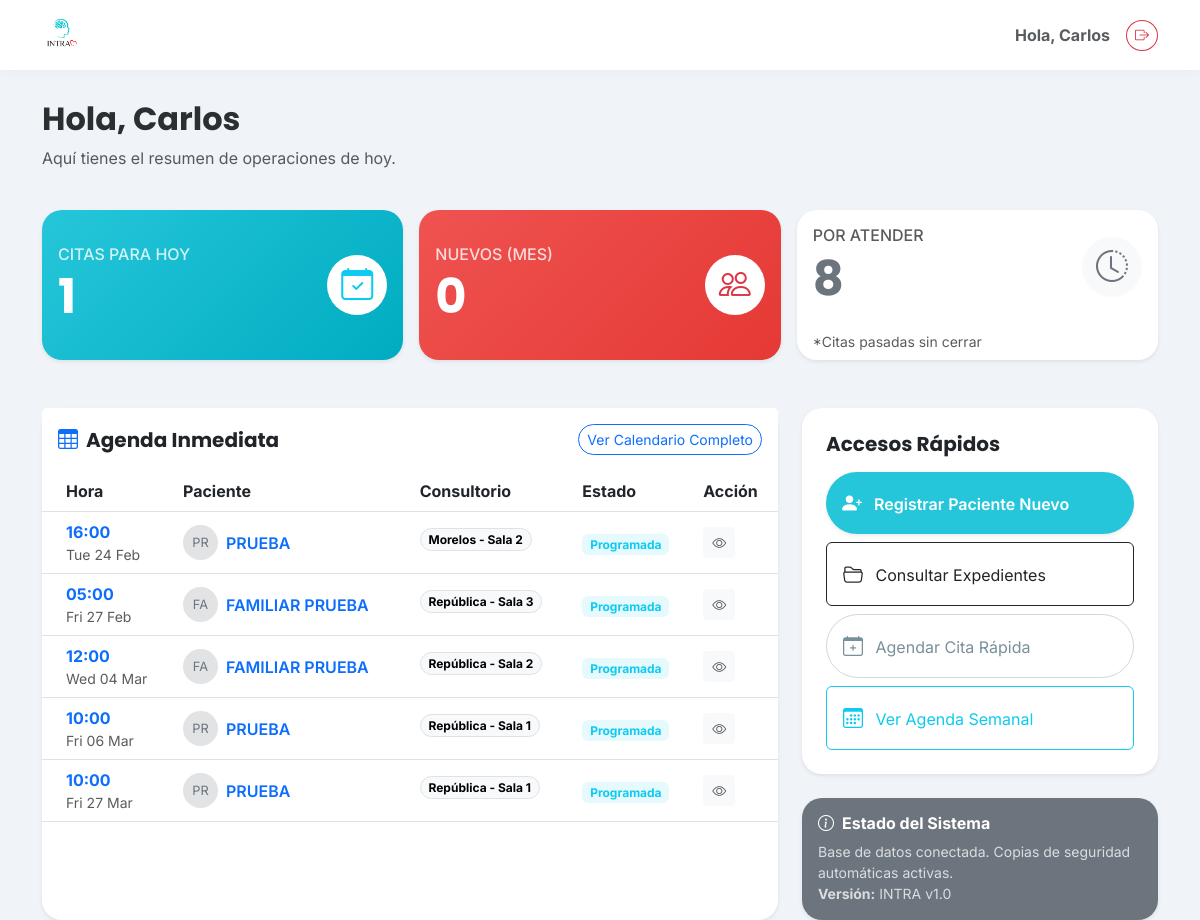
The app's page / (signed in) with its own data.
### clinica/models.py (models this page shows, shortened)
class Cita(models.Model):
    ESTATUS_CHOICES = [
        ('programada', 'Programada'),
        ('asistio', 'Asistió'),
        ('cancelada', 'Cancelada'),
        ('no_asistio', 'No Asistió'),
    ]
    PAGO_CHOICES = [
        ('Efectivo', 'Efectivo'),
        ('Transferencia', 'Transferencia'),
        ('Terminal', 'Terminal'),
        ('Pase', 'Pase'),
        ('Gratuito', 'Gratuito'),
        ('Pendiente', 'Pendiente'),
    ]
    paciente = models.ForeignKey(Paciente, on_delete=models.CASCADE, related_name='citas')
    fecha = models.DateField()
    hora = models.TimeField()
    division = models.ForeignKey(Division, on_delete=models.SET_NULL, null=True)
    consultorio = models.ForeignKey(Consultorio, on_delete=models.SET_NULL, null=True)
    servicio = models.ForeignKey(Servicio, on_delete=models.SET_NULL, null=True)
    terapeuta = models.ForeignKey(Terapeuta, on_delete=models.SET_NULL, null=True)
    costo = models.DecimalField(max_digits=10, decimal_places=2, null=True, blank=True)
    metodo_pago = models.CharField(max_length=50, null=True, blank=True)
    estatus = models.CharField(max_length=20, choices=ESTATUS_CHOICES, default='programada')
    folio_fiscal = models.CharField(max_length=100, blank=True, null=True)
    notas = models.TextField(blank=True, null=True)
    class Meta:
        verbose_name = "Cita"
        verbose_name_plural = "Citas"
        ordering = ['-fecha', '-hora']

class Paciente(models.Model):
    TIPO_CONTACTO_CHOICES = [
        ('propio', 'Propio'),
        ('madre', 'Madre'),
        ('padre', 'Padre'),
        ('pareja', 'Pareja'),
        ('otro', 'Otro'),
    ]
    SEXO_CHOICES = [
        ('Femenino', 'Femenino'),
        ('Masculino', 'Masculino'),
    ]
    usuario = models.OneToOneField(User, on_delete=models.SET_NULL, null=True, blank=True, related_name='perfil_paciente')
    nombre = models.CharField(max_length=200, verbose_name="Nombre Completo")
    fecha_nacimiento = models.DateField(verbose_name="Fecha de Nacimiento")
    nombre_normalizado = models.CharField(max_length=200, blank=True, editable=False)
    sexo = models.CharField(
        max_length=20,
        choices=SEXO_CHOICES,
        default='Femenino',
        verbose_name="Sexo"
    )
    telefono = models.CharField(max_length=20, verbose_name="Teléfono (WhatsApp)")
    identidad_contacto = models.CharField(max_length=20, choices=TIPO_CONTACTO_CHOICES, default='propio')
    servicio_inicial = models.ForeignKey('Servicio', on_delete=models.SET_NULL, null=True, verbose_name="Servicio Inicial")
    consentimiento_firmado = models.FileField(upload_to='documentos/', blank=True, null=True)
    estudio_socioeconomico = models.FileField(upload_to='documentos/', blank=True, null=True)
    apertura_expediente = models.FileField(upload_to='documentos/', blank=True, null=True)
    resumen_clinico = models.TextField(blank=True, null=True)
    pacientes_relacionados = models.ManyToManyField('self', blank=True, symmetrical=True)
    enlace_resultados = models.URLField(blank=True, null=True)
    fecha_registro = models.DateTimeField(auto_now_add=True)
    def __str__(self):
        return self.nombre
    class Meta:
        verbose_name = "Paciente"
        verbose_name_plural = "Pacientes"

class Consultorio(models.Model):
    nombre = models.CharField(max_length=100)
    def __str__(self):
        return self.nombre

### clinica/views.py (the view)
# urls.py: path('', clinica_views.home, name='home'),
@login_required
def home(request):
    if hasattr(request.user, 'perfil_terapeuta'):
        return redirect('portal_terapeuta')
    if hasattr(request.user, 'perfil_paciente'):
        return redirect('portal_paciente')
    from django.utils import timezone
    from .forms import CitaForm
    from .models import SolicitudCita # <-- Importamos la sala de espera por si acaso
    hoy = timezone.now().date()
    mes_actual = timezone.now().month
    solicitudes_pendientes = SolicitudCita.objects.filter(estado='pendiente').order_by('fecha_creacion')
    citas_hoy_count = Cita.objects.filter(fecha=hoy).count()
    pendientes_count = Cita.objects.filter(
        fecha__lte=hoy,
        estatus='programada'
    ).count()
    pacientes_nuevos = Paciente.objects.filter(
        fecha_registro__month=mes_actual
    ).count()
    proximas_citas = Cita.objects.filter(
        fecha__gte=hoy,
        estatus='programada'
    ).order_by('fecha', 'hora')[:5]
    return render(request, 'clinica/home.html', {
        'citas_hoy': citas_hoy_count,
        'pendientes': pendientes_count,
        'pacientes_nuevos': pacientes_nuevos,
        'proximas_citas': proximas_citas,
        'hoy': hoy,
        'form': CitaForm(),
        'solicitudes_pendientes': solicitudes_pendientes, # <--- AQUI YA ESTA INCLUIDO EN EL PAQUETE
    })

### clinica/models.py (called while the page is built)
    def __str__(self):
        return self.nombre

    def __str__(self):
        return self.nombre

    def __str__(self):
        return self.nombre

### clinica/templates/clinica/home.html (shortened to what this page needs)
{% extends 'clinica/base.html' %}
{% load static %}
{% block content %}
<div class="row mb-4 animate__animated animate__fadeIn">
    <div class="col-12">
        <h2 class="fw-bold text-secondary-emphasis">
            Hola, {{ user.username|title }}
        </h2>
        <p class="text-muted">Aquí tienes el resumen de operaciones de hoy.</p>
    </div>
</div>
<div class="row g-3 mb-5">
    <div class="col-md-4">
        <div class="card border-0 shadow-sm h-100" style="background: linear-gradient(135deg, #26C6DA 0%, #00ACC1 100%); color: white;">
            <div class="card-body d-flex align-items-center justify-content-between">
                <div>
                    <h6 class="text-uppercase mb-1" style="opacity: 0.8;">Citas para Hoy</h6>
                    <h1 class="fw-bold mb-0 display-5">{{ citas_hoy }}</h1>
                </div>
                <div class="stat-icon bg-white text-info rounded-circle d-flex align-items-center justify-content-center" style="width: 60px; height: 60px;">
                    <i class="bi bi-calendar-check fs-2"></i>
                </div>
            </div>
        </div>
    </div>
    <div class="col-md-4">
        <div class="card border-0 shadow-sm h-100" style="background: linear-gradient(135deg, #EF5350 0%, #E53935 100%); color: white;">
            <div class="card-body d-flex align-items-center justify-content-between">
                <div>
                    <h6 class="text-uppercase mb-1" style="opacity: 0.8;">Nuevos (Mes)</h6>
                    <h1 class="fw-bold mb-0 display-5">{{ pacientes_nuevos }}</h1>
                </div>
                <div class="stat-icon bg-white text-danger rounded-circle d-flex align-items-center justify-content-center" style="width: 60px; height: 60px;">
                    <i class="bi bi-people fs-2"></i>
                </div>
            </div>
        </div>
    </div>
    <div class="col-md-4">
        <div class="card border-0 shadow-sm h-100 bg-white">
            <div class="card-body d-flex align-items-center justify-content-between">
                <div>
                    <h6 class="text-uppercase mb-1 text-muted">Por Atender</h6>
                    <h1 class="fw-bold mb-0 display-5 text-secondary">{{ pendientes }}</h1>
                </div>
                <div class="stat-icon bg-light text-secondary rounded-circle d-flex align-items-center justify-content-center" style="width: 60px; height: 60px;">
                    <i class="bi bi-clock-history fs-2"></i>
                </div>
            </div>
            <div class="card-footer bg-transparent border-0 text-muted small">
                *Citas pasadas sin cerrar
            </div>
        </div>
    </div>
</div>
<div class="row g-4">
    <div class="col-lg-8">
        <div class="card shadow-sm border-0 h-100">
            <div class="card-header bg-white border-0 py-3 d-flex justify-content-between align-items-center">
                <h5 class="fw-bold mb-0"><i class="bi bi-table me-2 text-primary"></i>Agenda Inmediata</h5>
                <a href="{% url 'vista_calendario' %}" class="btn btn-sm btn-outline-primary rounded-pill">Ver Calendario Completo</a>
            </div>
            <div class="card-body p-0">
                <div class="table-responsive">
                    <table class="table table-hover align-middle mb-0">
                        <thead class="bg-light">
                            <tr>
                                <th class="ps-4">Hora</th>
                                <th>Paciente</th>
                                <th>Consultorio</th>
                                <th>Estado</th>
                                <th>Acción</th>
                            </tr>
                        </thead>
                        <tbody>
    {% for cita in proximas_citas %}
    <tr>
        <td class="ps-4">
            <div class="d-flex flex-column">
                <span class="fw-bold text-primary">{{ cita.hora|time:"H:i" }}</span>
                <span class="small text-muted">{{ cita.fecha|date:"D d M" }}</span>
            </div>
        </td>
        <td>
            <div class="d-flex align-items-center">
                <div class="avatar-initial rounded-circle bg-secondary-subtle text-secondary me-2 d-flex align-items-center justify-content-center" style="width: 35px; height: 35px; font-size: 0.8rem;">
                    {{ cita.paciente.nombre|slice:":2"|upper }}
                </div>
                <a href="{% url 'detalle_paciente' cita.paciente.id %}" class="text-decoration-none fw-semibold text-primary">
                    {{ cita.paciente.nombre }} {{ cita.paciente.apellido }}
                </a>
            </div>
        </td>
        <td>
            <span class="badge rounded-pill text-bg-light border text-truncate" style="max-width: 150px;">
                {{ cita.consultorio }}
            </span>
        </td>
        <td>
            {% if cita.estatus == 'programada' %}
                <span class="badge bg-info bg-opacity-10 text-info">Programada</span>
            {% else %}
                <span class="badge bg-secondary">{{ cita.estatus }}</span>
            {% endif %}
        </td>
        <td>
            <button class="btn btn-sm btn-light text-muted btn-ver-detalle"
                data-bs-toggle="modal"
                data-bs-target="#modalDetalleCita"
                data-paciente="{{ cita.paciente.nombre }} {{ cita.paciente.apellido }}"
                data-servicio="{{ cita.servicio }}"
                data-fecha="{{ cita.fecha|date:'l d F' }} a las {{ cita.hora|time:'H:i' }}"
                data-consultorio="{{ cita.consultorio }}"
                data-terapeuta="{{ cita.terapeuta }}"
                data-notas="{{ cita.notas|default:'Sin notas' }}"
                data-id="{{ cita.id }}">
                <i class="bi bi-eye"></i>
            </button>
        </td>
    </tr>
    {% endfor %}
</tbody>
                    </table>
                </div>
            </div>
        </div>
    </div>
    <div class="col-lg-4">
        <div class="card shadow-sm border-0 mb-4">
            <div class="card-body p-4">
                <h5 class="fw-bold mb-3">Accesos Rápidos</h5>
                <div class="d-grid gap-2">
                    <a href="{% url 'registrar_paciente' %}" class="btn btn-primary shadow-sm text-start p-3">
                        <i class="bi bi-person-plus-fill fs-5 me-2"></i> Registrar Paciente Nuevo
                    </a>
                    <a href="{% url 'lista_pacientes' %}" class="btn btn-outline-dark text-start p-3">
                        <i class="bi bi-folder2-open fs-5 me-2"></i> Consultar Expedientes
                    </a>
                    <button class="btn btn-outline-secondary text-start p-3" data-bs-toggle="modal" data-bs-target="#modalCita">
                        <i class="bi bi-calendar-plus fs-5 me-2"></i> Agendar Cita Rápida
                    </button>
                    <a href="{% url 'vista_calendario' %}" class="btn btn-outline-info text-start p-3">
                        <i class="bi bi-calendar3 fs-5 me-2"></i> Ver Agenda Semanal
                    </a>
                </div>
            </div>
        </div>
        <div class="card shadow-sm border-0 bg-secondary text-white">
            <div class="card-body">
                <h6 class="fw-bold"><i class="bi bi-info-circle me-2"></i>Estado del Sistema</h6>
                <p class="small mb-0 opacity-75">
                    Base de datos conectada. Copias de seguridad automáticas activas.
                    <br><strong>Versión:</strong> INTRA v1.0
                </p>
            </div>
        </div>
    </div>
</div>
{% endblock %}

### clinica/templates/clinica/base.html (shortened to what this page needs)
{% load static %}
<!DOCTYPE html>
<html lang="es">
<head>
    <link href="https://cdn.jsdelivr.net/npm/bootstrap@5.3.0/dist/css/bootstrap.min.css" rel="stylesheet">
    <link rel="stylesheet" href="https://cdn.jsdelivr.net/npm/bootstrap-icons@1.10.5/font/bootstrap-icons.css">
</head>
<body>
    <nav class="navbar navbar-expand-lg fixed-top">
        <div class="container">
            <a class="navbar-brand d-flex align-items-center" href="{% url 'home' %}">
               <img src="{% static 'clinica/images/logo.png' %}" alt="Logo INTRA" class="me-2">
            </a>
            <div class="d-flex align-items-center">
                <span class="me-3 text-muted fw-bold d-none d-md-block">
                    Hola, {{ user.username|title }}
                </span>
                <form action="{% url 'logout' %}" method="post">
                    <button type="submit" class="btn btn-outline-danger btn-sm rounded-circle" title="Cerrar Sesión">
                        <i class="bi bi-box-arrow-right"></i>
                    </button>
                </form>
            </div>
        </div>
    </nav>
    <div class="container" style="margin-top: 100px;">
        {% block content %}
        {% endblock %}
    </div>
</body>
<link href="https://cdn.jsdelivr.net/npm/select2@4.1.0-rc.0/dist/css/select2.min.css" rel="stylesheet" />
<link rel="stylesheet" href="https://cdn.jsdelivr.net/npm/select2-bootstrap-5-theme@1.3.0/dist/select2-bootstrap-5-theme.min.css" />
</html>

### clinica/templates/clinica/base.html (style rules this page uses)
:root { --intra-primary: #26C6DA; --intra-secondary: #EF5350; --intra-dark: #37474F; --intra-light: #F0F4F8; --intra-white: #FFFFFF; }
body { background-color: var(--intra-light); font-family: 'Inter', sans-serif; color: var(--intra-dark); }
h1, h2, h3, h4, h5, .navbar-brand { font-family: 'Poppins', sans-serif; }
.btn-primary { background-color: var(--intra-primary); border: none; border-radius: 50px; padding: 10px 25px; font-weight: 600; box-shadow: 0 4px 15px rgba(38, 198, 218, 0.3); transition: all 0.3s ease; }
.btn-outline-secondary { border-color: #CFD8DC; color: #78909C; border-radius: 50px; padding: 10px 25px; }
.card { border: none; border-radius: 20px; box-shadow: 0 10px 30px rgba(0,0,0,0.05); }
.navbar { background-color: var(--intra-white); box-shadow: 0 2px 15px rgba(0,0,0,0.03); padding-top: 10px; padding-bottom: 10px; }
.navbar-brand img { height: 40px; width: auto; }

### records on screen
Cita: hora "16:00", fecha "Tue 24 Feb", paciente.nombre "PR", paciente.nombre "PRUEBA", consultorio "Morelos - Sala 2", estatus "Programada"
Cita: hora "05:00", fecha "Fri 27 Feb", paciente.nombre "FA", paciente.nombre "FAMILIAR PRUEBA", consultorio "República - Sala 3", estatus "Programada"
Cita: hora "12:00", fecha "Wed 04 Mar", paciente.nombre "FA", paciente.nombre "FAMILIAR PRUEBA", consultorio "República - Sala 2", estatus "Programada"
Cita: hora "10:00", fecha "Fri 06 Mar", paciente.nombre "PR", paciente.nombre "PRUEBA", consultorio "República - Sala 1", estatus "Programada"
Cita: hora "10:00", fecha "Fri 27 Mar", paciente.nombre "PR", paciente.nombre "PRUEBA", consultorio "República - Sala 1", estatus "Programada"

### other values on screen
{{ user.username|title }} "Carlos"
{{ citas_hoy }} "1"
{{ pacientes_nuevos }} "0"
{{ pendientes }} "8"
